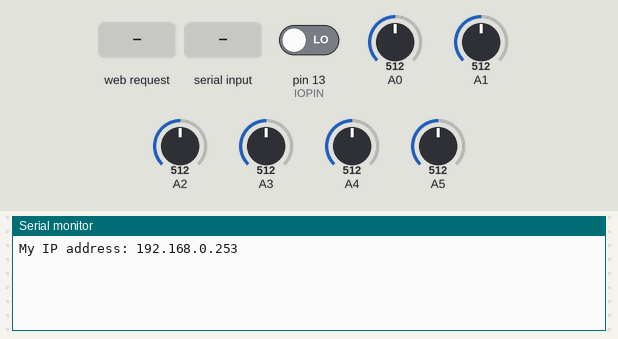
The sketch below on a simulated Arduino Uno, built with avr-gcc and run on an emulated ATmega328P. On the bench: the last lines printed to the serial monitor. Inputs (shaded band) come from the test bench; at power-on: pin 13 (IOPIN) LOW, A0 = 512, A1 = 512, A2 = 512, A3 = 512, A4 = 512, A5 = 512. WiFi joins after 1.5 s; servers stay silent unless stated; uploads are accepted with an empty reply.

Above: at 2.2 s.
2.3 s: HTTP request GET /on received
At 3.5 s:
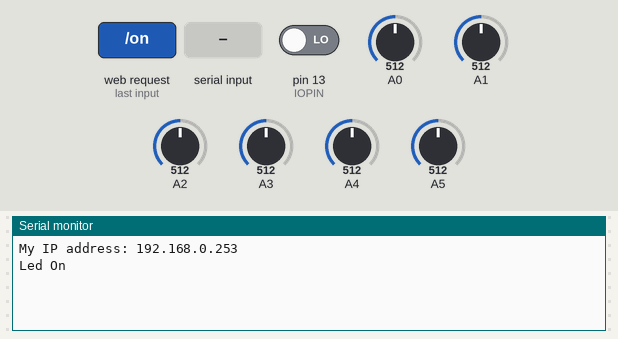
3.8 s: "e\n" received over Serial
At 4.5 s:
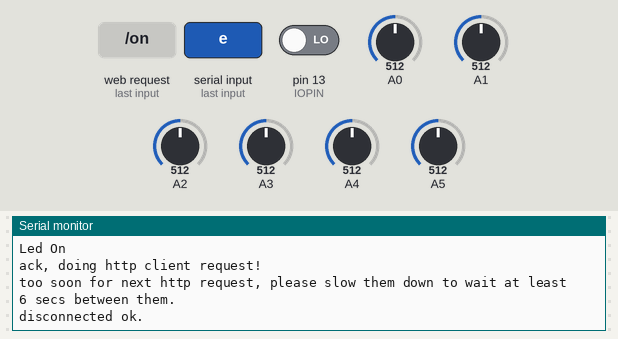
5.3 s: HTTP request GET /off received
At 5.9 s:
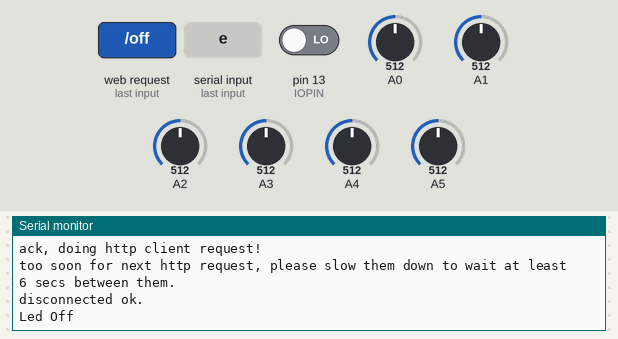
6.8 s: byte 101 ('e') received over Serial
At 6.96 s:
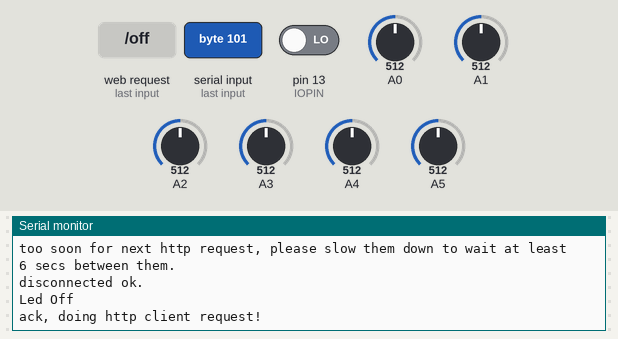

Measured:
- after the input at 2.3 s, the serial monitor: prints a new line at once (image 1)
- after the input at 3.8 s, the serial monitor: prints a new line at once (image 2)
- after the input at 5.3 s, the serial monitor: prints a new line at once (image 3)

The sketch:

WebTestClientandServer2.ino
```cpp
/*
  Web  Server AND Web Client - together.  using an Arduino Wiznet Ethernet shield.

 A simple web SERVER that shows the value of the analog input pins, and lets you toggle the pin13 LED on and off.  :-)
   //server web address will look like ( eg)  http://192.168.0.253:80/ when submited
 AND ALSO:
 A simple web CLIENT that does a HTTP request to a different URL  on another server on the LAN, and presents you the results.
  // open serial monitor and send an 'e' to run the HTTP client and to see what the arduino receives

 Circuit:
 * Ethernet shield attached to pins 10, 11, 12, 13
 * Analog inputs attached to pins A0 through A5 (optional)

 Bits by David A. Mellis,  Tom Igoe and zoomkat.
 Assembled and made to work properly by Buzz, Jan 2013. ( davidbuzz@gmail.com )

 */

#include <SPI.h>
#include <Ethernet.h>

// Enter a MAC address and IP address for your controller below.
// The IP address will be dependent on your local network:
byte mac[] = { 0xDE, 0xAD, 0xBE, 0xEF, 0xFE, 0xED };
//byte ip[] = { 192,168,0,253  };

// fill in an available IP address on your network here,
// for manual configuration:
IPAddress ip(192,168,0,253);
IPAddress gateway( 192, 168, 0, 1 ); // internet access via router
IPAddress subnet( 255, 255, 255, 0 ); //subnet mask
IPAddress remoteserver( 192, 168, 0, 163 ); // a simple web page

#define IOPIN 13

// fill in your DNS address here:
//IPAddress myDns(8,8,8,8);

// Initialize the Ethernet server library
// with the IP address and port you want to use
// (port 80 is default for HTTP):
EthernetServer localserver(80);

// initialize the library instance:
EthernetClient outgoingclient;

String readString;


//char remoteserver[] = "www.arduino.cc";

unsigned long lastConnectionTime = 0;          // last time you connected to the server, in milliseconds
boolean lastConnected = false;                 // state of the connection last time through the main loop
const unsigned long postingInterval = 6*1000;  // delay between updates, in milliseconds


void setup()
{
  // start serial port:
  Serial.begin(19200);
  // give the ethernet module time to boot up:
  delay(1000);

  // start the Ethernet connection using a fixed IP address and DNS server:
  //Ethernet.begin(mac, ip, myDns);
  Ethernet.begin(mac, ip, gateway, subnet);

  // start the local server too.
  localserver.begin();

    // print the Ethernet board/shield's IP address:
  Serial.print("My IP address: ");
  Serial.println(Ethernet.localIP());

}

void loop()
{
  //Serial.print(".");

   // check for serial input
  if (Serial.available() > 0)
  {
    byte inChar;
    inChar = Serial.read();
    if(inChar == 'e')
    {
      Serial.println("ack, doing http client request! ");
      sendGET1(); // call sendGET function
    }
  }

  // listen for incoming clients
  EthernetClient incomingclient = localserver.available();
  if (incomingclient) {
    // an http request ends with a blank line
    boolean currentLineIsBlank = true;
    while (incomingclient.connected()) {
      if (incomingclient.available()) {
        char c = incomingclient.read();
        //Serial.print(c); // debug to show client data on Serial console.
        // if you've gotten to the end of the line (received a newline
        // character) and the line is blank, the http request has ended,
        // so you can send a reply

        //read char by char HTTP request into 100 byte buffer, toss rest away!
        if (readString.length() < 100) {
          //store characters to string
          readString += c;
        }

        if (c == '\n' && currentLineIsBlank) {
          // send a standard http response header
          incomingclient.println("HTTP/1.1 200 OK");
          incomingclient.println("Content-Type: text/html");
          incomingclient.println();

            incomingclient.println("<HTML>");
            incomingclient.println("<HEAD>");
            incomingclient.println("<TITLE>Buzzs simple html page</TITLE>");
            incomingclient.println("</HEAD>");
            incomingclient.println("<BODY>");

         // and output the links for the button on/off stuff:
          incomingclient.println("<H2>Buzz's Analog data samples:</H2>");


          // output the value of each analog input pin
          for (int analogChannel = 0; analogChannel < 6; analogChannel++) {
            incomingclient.print("analog input ");
            incomingclient.print(analogChannel);
            incomingclient.print(" is ");
            incomingclient.print(analogRead(analogChannel));
            incomingclient.println("<br />");
          }

          // and output the links for the button on/off stuff:
          incomingclient.println("<H2>Buzz's simple Arduino button:</H2>");

            ///////////////////// control arduino pin
          if(readString.indexOf("on") >0)//checks for on
          {
            digitalWrite(IOPIN, HIGH);    // set pin 4 high
            Serial.println("Led On");
          }
          if(readString.indexOf("off") >0)//checks for off
          {
            digitalWrite(IOPIN, LOW);    // set pin 4 low
            Serial.println("Led Off");
          }

          // report to user revised state of pin!
          if ( digitalRead(IOPIN) == 0 ) {
            incomingclient.println("<a href=\"/?on\">LED IS OFF. CLICK TO TURN ON</a>");
          } else {
            incomingclient.println("<a href=\"/?off\">LED IS ON, CLICK TO TURN OFF</a>");
          }
          //client.println("<IFRAME name=inlineframe style=\"display:none\" >");
          //client.println("</IFRAME>");

          incomingclient.println("</BODY>");
          incomingclient.println("</HTML>");

          break;
        }
        if (c == '\n') {
          // you're starting a new line
          currentLineIsBlank = true;
        }
        else if (c != '\r') {
          // you've gotten a character on the current line
          currentLineIsBlank = false;
        }
      }
    }
    // give the web browser time to receive the data
    delay(1);
    // close the connection:
    incomingclient.stop();
   //clearing string for next read
   readString="";
  }


  //  Serial.println("END");

}

  // now we optionally can do an outgoing client......
void sendGET1() {
    // if there's incoming data from the net connection.
    // send it out the serial port.  This is for debugging
    // purposes only:

    // if there's no net connection, but there was one last time
    // through the loop, then stop the outgoingclient:
    if (!outgoingclient.connected() && lastConnected) {
      Serial.println();
      Serial.println("disconnecting.");
      outgoingclient.stop();
    }

    // if you're not connected, and X seconds have passed since
    // your last connection, then connect again and send data:
    if(!outgoingclient.connected() && (millis() - lastConnectionTime > postingInterval)) {
       // Serial.println("pre-connecting!......");

         // if there's a successful connection:
          if (outgoingclient.connect(remoteserver, 80)) {
            //Serial.println("connecting...");
            // send the HTTP PUT request:
            outgoingclient.println("GET /ard/arduino.txt HTTP/1.0");   // or HTTP/1.1
           // outgoingclient.println("Host: www.arduino.cc");
           // outgoingclient.println("User-Agent: arduino-ethernet");
           // outgoingclient.println("Connection: close");
            outgoingclient.println();

            // note the time that the connection was made:
            lastConnectionTime = millis();

               Serial.println("connected.");
            //   delay(1); // wait for data

          }
          else {
            // if you couldn't make a connection:
            Serial.println("http connection failed");
           // Serial.println("disconnecting unclean.");
            outgoingclient.stop();
          }
    } else {
      Serial.print("too soon for next http request, please slow them down to wait at least  ");
      Serial.print(postingInterval/1000);
      Serial.println(" secs between them.");
    }


    while(outgoingclient.connected() && !outgoingclient.available()) delay(1); //waits for data


     //  if we were just connectd by the above block we'll have data, check fgor it now!
    while (outgoingclient.connected() || outgoingclient.available()) { //connected or data available
      char c = outgoingclient.read();
      Serial.print(c);
    }
   // Serial.println("data done.");
   // Serial.println(outgoingclient.connected());
   // Serial.println(outgoingclient.available());


    // finally  stop the outgoingclient:
    if (! outgoingclient.connected() ) {
      Serial.println();
      Serial.println("disconnected ok.");
      outgoingclient.stop();
    }


    // store the state of the connection for next time through
    // the loop:
    lastConnected = outgoingclient.connected();


}
```
